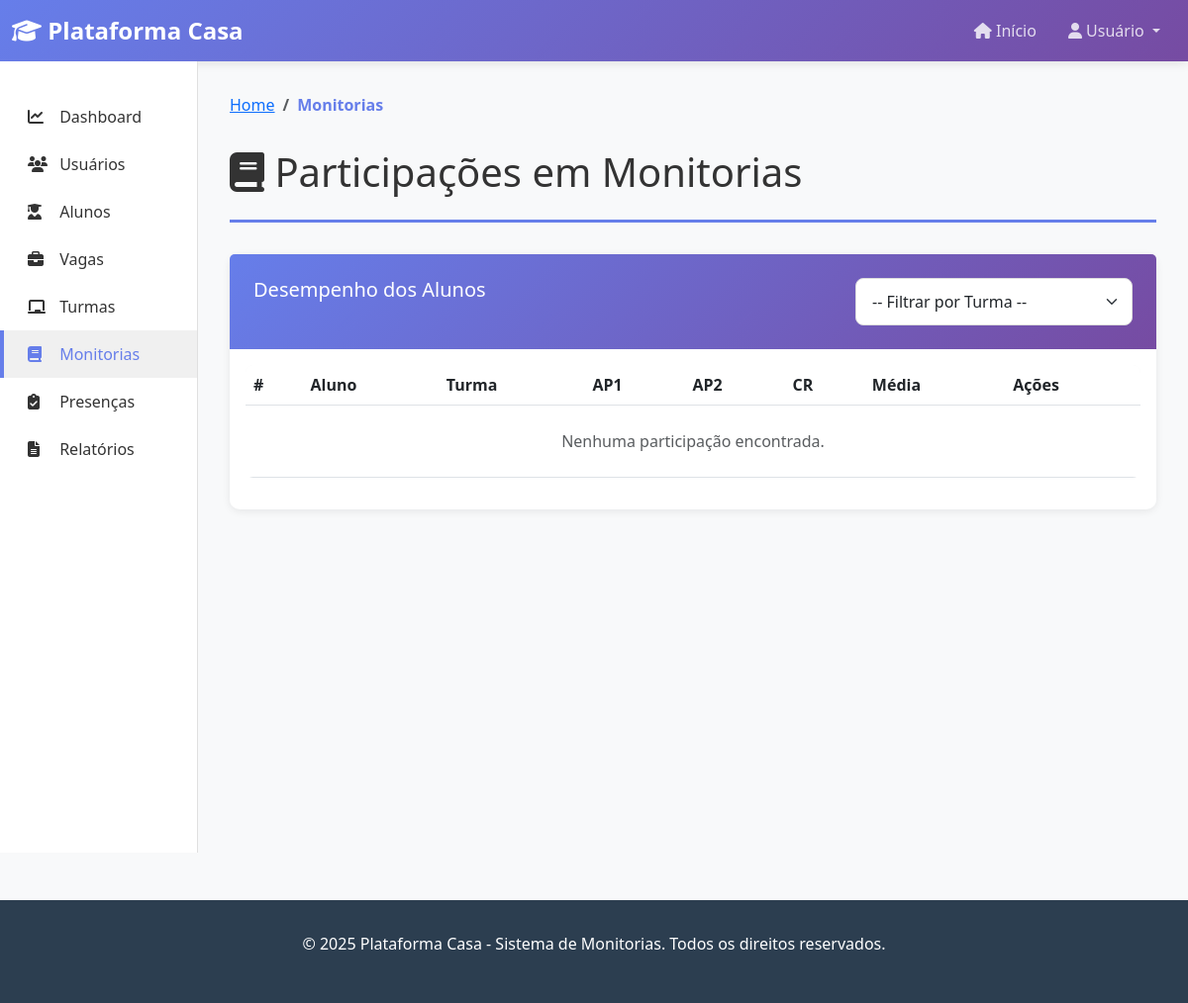
The page /monitorias/ on the database as committed earlier.
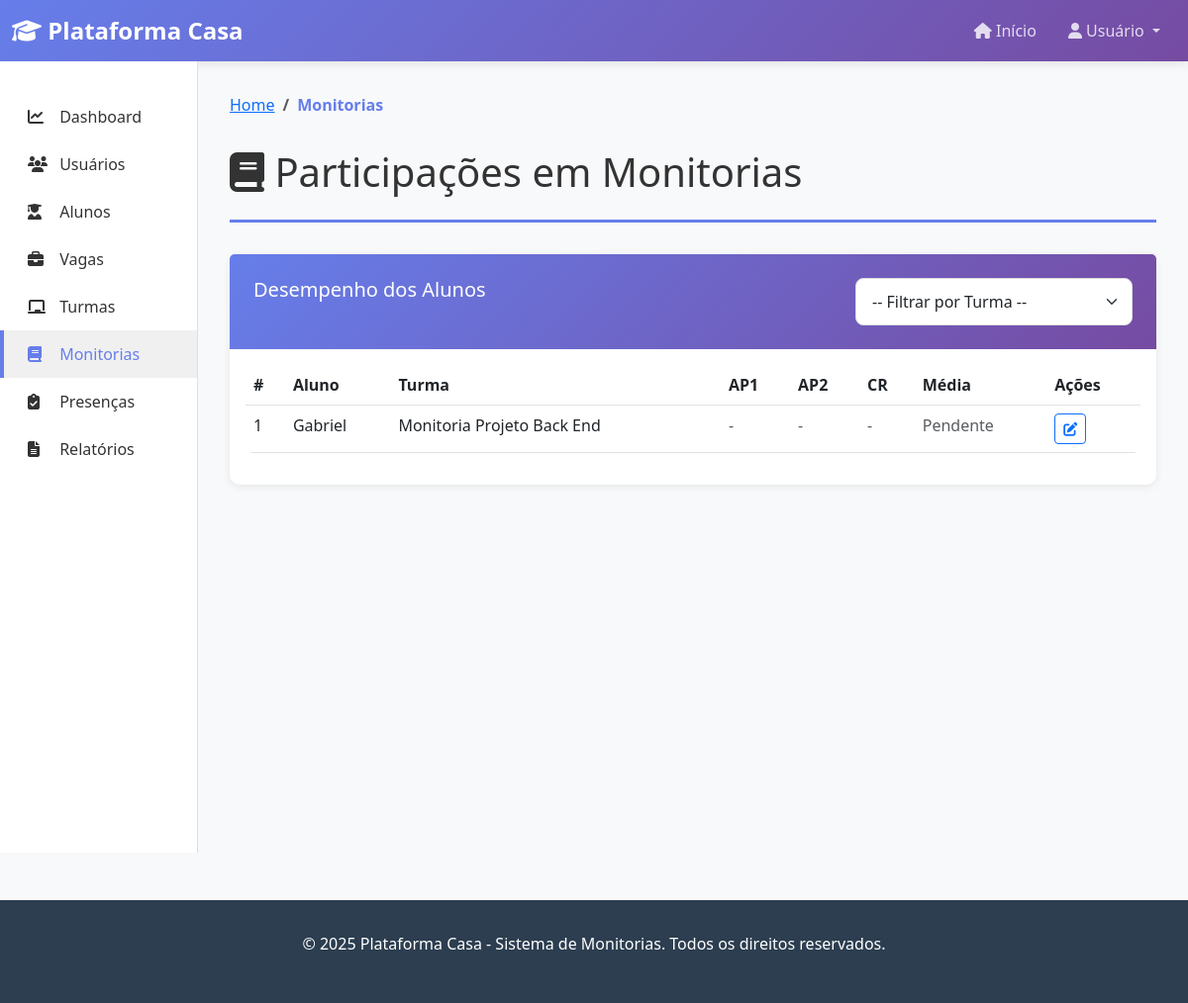
The same page on the database as committed later.
### plataforma_Casa/models.py (models this page shows, shortened)
class ParticipacaoMonitoria(models.Model):
    aluno = models.ForeignKey(Aluno, on_delete=models.CASCADE)
    turma = models.ForeignKey(Turma, on_delete=models.CASCADE)
    ap1 = models.DecimalField(max_digits=5, decimal_places=2, null=True, blank=True)
    ap2 = models.DecimalField(max_digits=5, decimal_places=2, null=True, blank=True)
    cr = models.DecimalField(max_digits=5, decimal_places=2, null=True, blank=True)

class Usuario(models.Model):
    nome = models.CharField(max_length=100)
    email = models.EmailField(max_length=100)
    tipo_usuario = models.ForeignKey(TipoUsuario, on_delete=models.CASCADE)
    ativo = models.BooleanField(default=True)

class Turma(models.Model):
    nome = models.CharField(max_length=100)
    vaga = models.ForeignKey(Vaga, on_delete=models.CASCADE)
    sala = models.ForeignKey(Sala, on_delete=models.CASCADE)
    descricao = models.TextField()
    data_inicio = models.DateField()
    data_fim = models.DateField()
    dias_da_semana = models.CharField(max_length=100)  # Ex: "Segunda, Quarta, Sexta"
    horario = models.CharField(max_length=50)  # Ex: "18:00 - 21:00"
    monitor = models.ForeignKey(Aluno, on_delete=models.CASCADE, related_name='monitorias')
    curso = models.ForeignKey(Curso, on_delete=models.CASCADE)
    ativo = models.BooleanField(default=True)
    criado_em = models.DateTimeField(auto_now_add=True)

### plataforma_Casa/views.py (the view)
# urls.py: path('monitorias/', views.listar_monitorias, name='listar_monitorias'),
def listar_monitorias(request):
    participacoes = ParticipacaoMonitoria.objects.all().select_related('aluno', 'turma')
    turmas = Turma.objects.filter(ativo=True)
    turma_filtro = request.GET.get('turma')
    if turma_filtro:
        participacoes = participacoes.filter(turma__id=turma_filtro)
    context = {
        'participacoes': participacoes,
        'turmas': turmas,
    }
    return render(request, 'monitorias/listar.html', context)

### plataforma_Casa/templates/monitorias/listar.html (shortened to what this page needs)
{% extends 'base.html' %}
{% block content %}
<nav aria-label="breadcrumb">
    <ol class="breadcrumb">
        <li class="breadcrumb-item"><a href="{% url 'dashboard' %}">Home</a></li>
        <li class="breadcrumb-item active">Monitorias</li>
    </ol>
</nav>
<div class="page-title">
    <h1><i class="fas fa-book"></i> Participações em Monitorias</h1>
</div>
<div class="card">
    <div class="card-header">
        <div class="row">
            <div class="col-md-8">
                <h5 class="mb-0">Desempenho dos Alunos</h5>
            </div>
            <div class="col-md-4">
                <select class="form-select" id="filtroTurma" onchange="filtrarPorTurma()">
                    <option value="">-- Filtrar por Turma --</option>
                </select>
            </div>
        </div>
    </div>
    <div class="card-body">
        <div class="table-responsive">
            <table class="table table-hover">
                <thead>
                    <tr>
                        <th>#</th>
                        <th>Aluno</th>
                        <th>Turma</th>
                        <th>AP1</th>
                        <th>AP2</th>
                        <th>CR</th>
                        <th>Média</th>
                        <th>Ações</th>
                    </tr>
                </thead>
                <tbody>
                    {% for participacao in participacoes %}
                        <tr>
                            <td>{{ participacao.id }}</td>
                            <td>{{ participacao.aluno.nome }}</td>
                            <td>{{ participacao.turma.nome }}</td>
                            <td>
                                {% if participacao.ap1 %}
                                    <span class="badge bg-info">{{ participacao.ap1 }}</span>
                                {% else %}
                                    <span class="text-muted">-</span>
                                {% endif %}
                            </td>
                            <td>
                                {% if participacao.ap2 %}
                                    <span class="badge bg-info">{{ participacao.ap2 }}</span>
                                {% else %}
                                    <span class="text-muted">-</span>
                                {% endif %}
                            </td>
                            <td>
                                {% if participacao.cr %}
                                    <span class="badge bg-success">{{ participacao.cr }}</span>
                                {% else %}
                                    <span class="text-muted">-</span>
                                {% endif %}
                            </td>
                            <td>
                                {% if participacao.ap1 and participacao.ap2 %}
                                    <strong>{{ media }}</strong>
                                {% else %}
                                    <span class="text-muted">Pendente</span>
                                {% endif %}
                            </td>
                            <td>
                                <a href="{% url 'editar_participacao' participacao.id %}" class="btn btn-sm btn-outline-primary">
                                    <i class="fas fa-edit"></i>
                                </a>
                            </td>
                        </tr>
                    {% empty %}
                        <tr>
                            <td colspan="8" class="text-center text-muted py-4">
                                Nenhuma participação encontrada.
                            </td>
                        </tr>
                    {% endfor %}
                </tbody>
            </table>
        </div>
    </div>
</div>
{% endblock %}

Rows that differ between the two databases and show on the page:
added ParticipacaoMonitoria: id "1", aluno.nome "Gabriel", turma.nome "Monitoria Projeto Back End", shows "Pendente"
Other text that changed with them:
text no longer shown: "Nenhuma participação encontrada."
